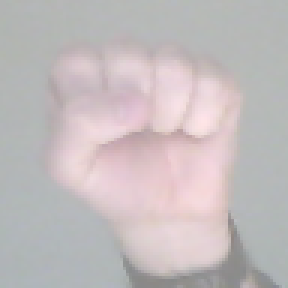
#> input picture gesture_detector_project_hci/images/0.png, 96 x 96 px (shown 3 times larger); its folder holds only this picture in this run
$ python -i utils.py   (imports and definitions only)   (older library calls are emulated)
#> lines starting #> are read from the running program, lines starting #| are printed output that depends on the picture
#> further down, picture is the input picture: shape (96, 96, 3); mean B, G, R 189.4, 188.2, 195.4
import cv2 as cv2
import numpy as np
import os
from datetime import datetime

class clPreProcessing():

    # [28 lines left out: function __init__, not called in this run]

    def nothing(self,x):
        pass

    # [145 lines left out: functions SetColorFilteringThresholds, processHSV, processFilter, processYCrBr, CombineDetections, not called in this run]


###############################################################################
#Provide easy access functions to create / save / load labels and training sets
###############################################################################
class clTraningSetManager():


    def __init__(self):
        pass

    # [110 lines left out: functions ReadTrainingDirectory, SaveLabelsFile, SaveCalibration, LoadLabelsFile, GetItemsByPosition, not called in this run]

###############################################################################
# Get contours of a pre-processed image
###############################################################################
class ContourDetector():
    def __init__(self):
        self.gimg = []
        self.font = cv2.FONT_HERSHEY_SIMPLEX
        self.items = []
        self.count = 0

    def CotourFilter(self,img, area=1000.0):
        '''
        Used to filter the contours
        :param img: input image for detecting contours
        :param area: minimum aria to detect, skipp smaller ones
        :return: list of detected countours (ID, coordinates)
        '''
#> called with area = 1000

        self.items = []
        self.gimg = cv2.cvtColor(img, cv2.COLOR_BGR2GRAY)
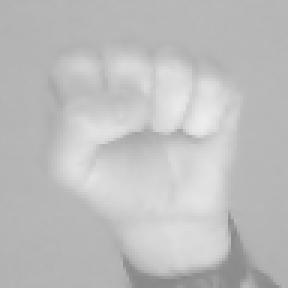
#> self.gimg: shape (96, 96) (shown 3 times larger); min 136, max 237, mean 190.5

        contours, hierarchy = cv2.findContours(self.gimg, 1, 2)
#> contours = [[[0, 0], [0, 95], [95, 95], [95, 0]]]

        id = 1
        for cnt in contours:
            larea = cv2.contourArea(cnt)
            if larea > area:

                x, y, w, h = cv2.boundingRect(cnt)

                center = (int(x+(w/2)), int(y+(h/2)))

                self.items.append(np.array([id, x, y, w, h, center], dtype=list))

                # store centers, and based on centers moving towards or away, set scale value between -1 and 1

                id +=1
#> this loop made 1 pass
#> (cnt, larea, x, y, w, h, center, id) on pass 1: ([[0, 0], [0, 95], [95, 95], [95, 0]], 9025, 0, 0, 96, 96, (48, 48), 2)
#> after the loop, id = 2; self.items = 1 item
        return self.items

    # [104 lines left out: functions DrawDetections, GetRoiForDetections, ShowRoisOnImage, SaveImages, not called in this run]


class clAutoCalibrate:
    # [6 lines left out: function __init__, not called in this run]

    def ProvideClaibParams(self):
        return (self.h,self.s,self.v)

    # [22 lines left out: function RunCalibration, not called in this run]


class clHogDetector:
    '''
    Makes all the machine lerning part
    '''
    # [214 lines left out: functions __init__, AddLabelAndFiles, GetHogForAnImage, ImgFloatToInt, GetImagesHOGFeatures, GetHogAccumulator and 7 more, not called in this run]

>>> import cv2
>>> picture = cv2.imread('images/0.png')
>>> result = ContourDetector().CotourFilter(picture)
#> result = 1 item

$ run again, on gesture_detector_project_hci/images/1.png
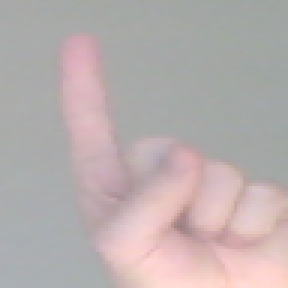
#> input picture gesture_detector_project_hci/images/1.png, 96 x 96 px (shown 3 times larger)
#> picture is the input picture: shape (96, 96, 3); mean B, G, R 174.6, 174.8, 185.2
#> in CotourFilter, `self.gimg = cv2.cvtColor(img, cv2.COLOR_BGR2GRAY)`:
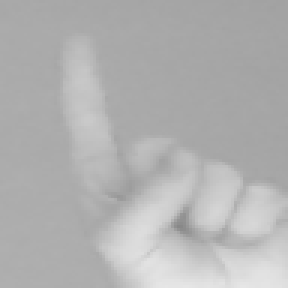
#> self.gimg: shape (96, 96) (shown 3 times larger); min 136, max 230, mean 177.9
#> contours = [[[0, 0], [0, 95], [95, 95], [95, 0]]]
#> the loop in CotourFilter, `for cnt in contours:` made 1 pass
#> (cnt, larea, x, y, w, h, center, id) on pass 1: ([[0, 0], [0, 95], [95, 95], [95, 0]], 9025, 0, 0, 96, 96, (48, 48), 2)
#> after the loop in CotourFilter, `for cnt in contours:`: id = 2; self.items = 1 item

$ run again, on gesture_detector_project_hci/images/2.png
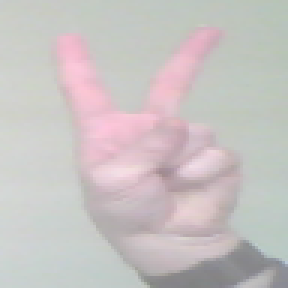
#> input picture gesture_detector_project_hci/images/2.png, 96 x 96 px (shown 3 times larger)
#> picture is the input picture: shape (96, 96, 3); mean B, G, R 194.4, 195, 200.4
#> in CotourFilter, `self.gimg = cv2.cvtColor(img, cv2.COLOR_BGR2GRAY)`:
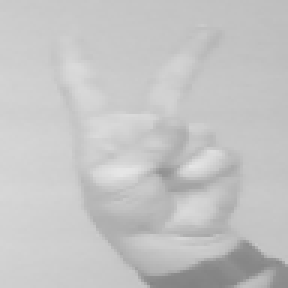
#> self.gimg: shape (96, 96) (shown 3 times larger); min 130, max 229, mean 196.6
#> contours = [[[0, 0], [0, 95], [95, 95], [95, 0]]]
#> the loop in CotourFilter, `for cnt in contours:` made 1 pass
#> (cnt, larea, x, y, w, h, center, id) on pass 1: ([[0, 0], [0, 95], [95, 95], [95, 0]], 9025, 0, 0, 96, 96, (48, 48), 2)
#> after the loop in CotourFilter, `for cnt in contours:`: id = 2; self.items = 1 item

$ run again, on gesture_detector_project_hci/images/3.png
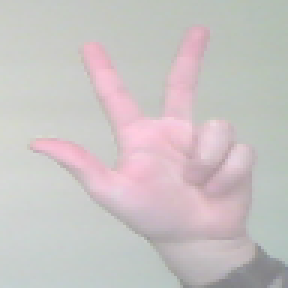
#> input picture gesture_detector_project_hci/images/3.png, 96 x 96 px (shown 3 times larger)
#> picture is the input picture: shape (96, 96, 3); mean B, G, R 195.7, 195.8, 201.8
#> in CotourFilter, `self.gimg = cv2.cvtColor(img, cv2.COLOR_BGR2GRAY)`:
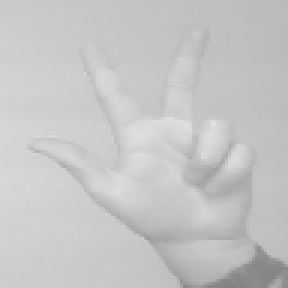
#> self.gimg: shape (96, 96) (shown 3 times larger); min 130, max 226, mean 197.6
#> contours = [[[0, 0], [0, 95], [95, 95], [95, 0]]]
#> the loop in CotourFilter, `for cnt in contours:` made 1 pass
#> (cnt, larea, x, y, w, h, center, id) on pass 1: ([[0, 0], [0, 95], [95, 95], [95, 0]], 9025, 0, 0, 96, 96, (48, 48), 2)
#> after the loop in CotourFilter, `for cnt in contours:`: id = 2; self.items = 1 item
